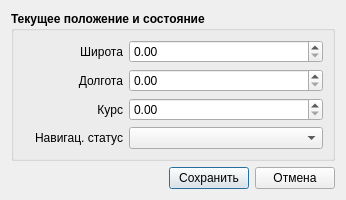
<?xml version="1.0" encoding="UTF-8"?>
<ui version="4.0">
 <class>SvVesselPositionDialog</class>
 <widget class="QDialog" name="SvVesselPositionDialog">
  <property name="geometry">
   <rect>
    <x>0</x>
    <y>0</y>
    <width>346</width>
    <height>188</height>
   </rect>
  </property>
  <property name="windowTitle">
   <string>Dialog</string>
  </property>
  <layout class="QVBoxLayout" name="verticalLayout">
   <item>
    <widget class="QGroupBox" name="gbVoyageData_2">
     <property name="sizePolicy">
      <sizepolicy hsizetype="Preferred" vsizetype="Fixed">
       <horstretch>0</horstretch>
       <verstretch>0</verstretch>
      </sizepolicy>
     </property>
     <property name="font">
      <font>
       <weight>75</weight>
       <bold>true</bold>
      </font>
     </property>
     <property name="title">
      <string>Текущее положение и состояние</string>
     </property>
     <property name="flat">
      <bool>false</bool>
     </property>
     <layout class="QVBoxLayout" name="verticalLayout_3">
      <item>
       <layout class="QHBoxLayout" name="horizontalLayout_7">
        <item>
         <widget class="QLabel" name="lblDevName_9">
          <property name="sizePolicy">
           <sizepolicy hsizetype="Fixed" vsizetype="Preferred">
            <horstretch>0</horstretch>
            <verstretch>0</verstretch>
           </sizepolicy>
          </property>
          <property name="minimumSize">
           <size>
            <width>100</width>
            <height>0</height>
           </size>
          </property>
          <property name="maximumSize">
           <size>
            <width>100</width>
            <height>16777215</height>
           </size>
          </property>
          <property name="font">
           <font>
            <weight>50</weight>
            <bold>false</bold>
           </font>
          </property>
          <property name="text">
           <string>Широта</string>
          </property>
          <property name="alignment">
           <set>Qt::AlignRight|Qt::AlignTrailing|Qt::AlignVCenter</set>
          </property>
         </widget>
        </item>
        <item>
         <widget class="QDoubleSpinBox" name="dspinLatitude">
          <property name="font">
           <font>
            <weight>50</weight>
            <bold>false</bold>
           </font>
          </property>
         </widget>
        </item>
       </layout>
      </item>
      <item>
       <layout class="QHBoxLayout" name="horizontalLayout_8">
        <item>
         <widget class="QLabel" name="lblDevName_10">
          <property name="sizePolicy">
           <sizepolicy hsizetype="Fixed" vsizetype="Preferred">
            <horstretch>0</horstretch>
            <verstretch>0</verstretch>
           </sizepolicy>
          </property>
          <property name="minimumSize">
           <size>
            <width>100</width>
            <height>0</height>
           </size>
          </property>
          <property name="maximumSize">
           <size>
            <width>100</width>
            <height>16777215</height>
           </size>
          </property>
          <property name="font">
           <font>
            <weight>50</weight>
            <bold>false</bold>
           </font>
          </property>
          <property name="text">
           <string>Долгота</string>
          </property>
          <property name="alignment">
           <set>Qt::AlignRight|Qt::AlignTrailing|Qt::AlignVCenter</set>
          </property>
         </widget>
        </item>
        <item>
         <widget class="QDoubleSpinBox" name="dspinLongtitude">
          <property name="font">
           <font>
            <weight>50</weight>
            <bold>false</bold>
           </font>
          </property>
         </widget>
        </item>
       </layout>
      </item>
      <item>
       <layout class="QHBoxLayout" name="horizontalLayout_9">
        <item>
         <widget class="QLabel" name="lblDevName_11">
          <property name="sizePolicy">
           <sizepolicy hsizetype="Fixed" vsizetype="Preferred">
            <horstretch>0</horstretch>
            <verstretch>0</verstretch>
           </sizepolicy>
          </property>
          <property name="minimumSize">
           <size>
            <width>100</width>
            <height>0</height>
           </size>
          </property>
          <property name="maximumSize">
           <size>
            <width>100</width>
            <height>16777215</height>
           </size>
          </property>
          <property name="font">
           <font>
            <weight>50</weight>
            <bold>false</bold>
           </font>
          </property>
          <property name="text">
           <string>Курс</string>
          </property>
          <property name="alignment">
           <set>Qt::AlignRight|Qt::AlignTrailing|Qt::AlignVCenter</set>
          </property>
         </widget>
        </item>
        <item>
         <widget class="QDoubleSpinBox" name="dspinCourse">
          <property name="font">
           <font>
            <weight>50</weight>
            <bold>false</bold>
           </font>
          </property>
          <property name="maximum">
           <double>359.990000000000009</double>
          </property>
         </widget>
        </item>
       </layout>
      </item>
      <item>
       <layout class="QHBoxLayout" name="horizontalLayout_10">
        <item>
         <widget class="QLabel" name="lblDevName_12">
          <property name="sizePolicy">
           <sizepolicy hsizetype="Fixed" vsizetype="Preferred">
            <horstretch>0</horstretch>
            <verstretch>0</verstretch>
           </sizepolicy>
          </property>
          <property name="minimumSize">
           <size>
            <width>100</width>
            <height>0</height>
           </size>
          </property>
          <property name="maximumSize">
           <size>
            <width>100</width>
            <height>16777215</height>
           </size>
          </property>
          <property name="font">
           <font>
            <weight>50</weight>
            <bold>false</bold>
           </font>
          </property>
          <property name="text">
           <string>Навигац. статус</string>
          </property>
          <property name="alignment">
           <set>Qt::AlignRight|Qt::AlignTrailing|Qt::AlignVCenter</set>
          </property>
         </widget>
        </item>
        <item>
         <widget class="QComboBox" name="cbStatus"/>
        </item>
       </layout>
      </item>
     </layout>
    </widget>
   </item>
   <item>
    <layout class="QHBoxLayout" name="layoutButtons">
     <item>
      <spacer name="hSpacerButtons">
       <property name="orientation">
        <enum>Qt::Horizontal</enum>
       </property>
       <property name="sizeType">
        <enum>QSizePolicy::Expanding</enum>
       </property>
       <property name="sizeHint" stdset="0">
        <size>
         <width>40</width>
         <height>20</height>
        </size>
       </property>
      </spacer>
     </item>
     <item>
      <widget class="QPushButton" name="bnSave">
       <property name="sizePolicy">
        <sizepolicy hsizetype="Fixed" vsizetype="Fixed">
         <horstretch>0</horstretch>
         <verstretch>0</verstretch>
        </sizepolicy>
       </property>
       <property name="maximumSize">
        <size>
         <width>80</width>
         <height>16777215</height>
        </size>
       </property>
       <property name="text">
        <string>Сохранить</string>
       </property>
       <property name="default">
        <bool>true</bool>
       </property>
      </widget>
     </item>
     <item>
      <widget class="QPushButton" name="bnCancel">
       <property name="sizePolicy">
        <sizepolicy hsizetype="Fixed" vsizetype="Fixed">
         <horstretch>0</horstretch>
         <verstretch>0</verstretch>
        </sizepolicy>
       </property>
       <property name="maximumSize">
        <size>
         <width>80</width>
         <height>16777215</height>
        </size>
       </property>
       <property name="text">
        <string>Отмена</string>
       </property>
      </widget>
     </item>
    </layout>
   </item>
  </layout>
 </widget>
 <resources/>
 <connections/>
</ui>
